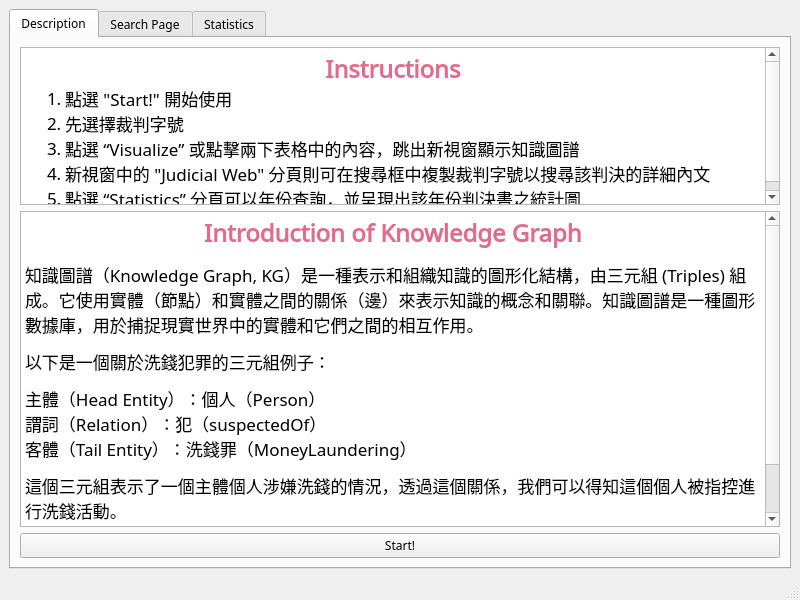
<?xml version="1.0" encoding="UTF-8"?>
<ui version="4.0">
 <class>MainWindow</class>
 <widget class="QMainWindow" name="MainWindow">
  <property name="geometry">
   <rect>
    <x>0</x>
    <y>0</y>
    <width>800</width>
    <height>600</height>
   </rect>
  </property>
  <property name="windowTitle">
   <string>MainWindow</string>
  </property>
  <widget class="QWidget" name="centralwidget">
   <layout class="QVBoxLayout" name="verticalLayout_8">
    <item>
     <widget class="QTabWidget" name="tabWidget">
      <property name="font">
       <font>
        <family>Noto Sans Hatran</family>
       </font>
      </property>
      <property name="currentIndex">
       <number>0</number>
      </property>
      <widget class="QWidget" name="tab">
       <attribute name="title">
        <string>Description</string>
       </attribute>
       <layout class="QHBoxLayout" name="horizontalLayout_9">
        <item>
         <layout class="QVBoxLayout" name="verticalLayout_5">
          <item>
           <layout class="QVBoxLayout" name="verticalLayout_4" stretch="2,4">
            <item>
             <widget class="QTextBrowser" name="textBrowser">
              <property name="font">
               <font>
                <family>Noto Sans Mahajani</family>
               </font>
              </property>
              <property name="styleSheet">
               <string notr="true"/>
              </property>
              <property name="html">
               <string>&lt;!DOCTYPE HTML PUBLIC &quot;-//W3C//DTD HTML 4.0//EN&quot; &quot;http://www.w3.org/TR/REC-html40/strict.dtd&quot;&gt;
&lt;html&gt;&lt;head&gt;&lt;meta name=&quot;qrichtext&quot; content=&quot;1&quot; /&gt;&lt;style type=&quot;text/css&quot;&gt;
p, li { white-space: pre-wrap; }
&lt;/style&gt;&lt;/head&gt;&lt;body style=&quot; font-family:'Noto Sans Mahajani'; font-size:13pt; font-weight:400; font-style:normal;&quot;&gt;
&lt;p align=&quot;center&quot; style=&quot; margin-top:0px; margin-bottom:0px; margin-left:0px; margin-right:0px; -qt-block-indent:0; text-indent:0px;&quot;&gt;&lt;span style=&quot; font-family:'.AppleSystemUIFont'; font-size:18pt; font-weight:600; color:#e16b8c;&quot;&gt;Instructions&lt;/span&gt;&lt;/p&gt;
&lt;ol style=&quot;margin-top: 0px; margin-bottom: 0px; margin-left: 0px; margin-right: 0px; -qt-list-indent: 1;&quot;&gt;&lt;li style=&quot; font-family:'.AppleSystemUIFont';&quot; style=&quot; margin-top:0px; margin-bottom:0px; margin-left:0px; margin-right:0px; -qt-block-indent:0; text-indent:0px;&quot;&gt;點選 &amp;quot;Start!&amp;quot; 開始使用&lt;/li&gt;
&lt;li style=&quot; font-family:'.AppleSystemUIFont';&quot; style=&quot; margin-top:0px; margin-bottom:0px; margin-left:0px; margin-right:0px; -qt-block-indent:0; text-indent:0px;&quot;&gt;先選擇裁判字號&lt;/li&gt;
&lt;li style=&quot; font-family:'.AppleSystemUIFont';&quot; style=&quot; margin-top:0px; margin-bottom:0px; margin-left:0px; margin-right:0px; -qt-block-indent:0; text-indent:0px;&quot;&gt;點選 “Visualize” 或點擊兩下表格中的內容，跳出新視窗顯示知識圖譜&lt;/li&gt;
&lt;li style=&quot; font-family:'.AppleSystemUIFont';&quot; style=&quot; margin-top:0px; margin-bottom:0px; margin-left:0px; margin-right:0px; -qt-block-indent:0; text-indent:0px;&quot;&gt;新視窗中的 &amp;quot;Judicial Web&amp;quot; 分頁則可在搜尋框中複製裁判字號以搜尋該判決的詳細內文&lt;/li&gt;
&lt;li style=&quot; font-family:'.AppleSystemUIFont';&quot; style=&quot; margin-top:0px; margin-bottom:12px; margin-left:0px; margin-right:0px; -qt-block-indent:0; text-indent:0px;&quot;&gt;點選 “Statistics” 分頁可以年份查詢，並呈現出該年份判決書之統計圖&lt;/li&gt;&lt;/ol&gt;&lt;/body&gt;&lt;/html&gt;</string>
              </property>
             </widget>
            </item>
            <item>
             <widget class="QTextBrowser" name="textBrowser_2">
              <property name="styleSheet">
               <string notr="true"/>
              </property>
              <property name="html">
               <string>&lt;!DOCTYPE HTML PUBLIC &quot;-//W3C//DTD HTML 4.0//EN&quot; &quot;http://www.w3.org/TR/REC-html40/strict.dtd&quot;&gt;
&lt;html&gt;&lt;head&gt;&lt;meta name=&quot;qrichtext&quot; content=&quot;1&quot; /&gt;&lt;style type=&quot;text/css&quot;&gt;
p, li { white-space: pre-wrap; }
&lt;/style&gt;&lt;/head&gt;&lt;body style=&quot; font-family:'Noto Sans Hatran'; font-size:13pt; font-weight:400; font-style:normal;&quot;&gt;
&lt;p align=&quot;center&quot; style=&quot; margin-top:14px; margin-bottom:12px; margin-left:0px; margin-right:0px; -qt-block-indent:0; text-indent:0px;&quot;&gt;&lt;span style=&quot; font-family:'.AppleSystemUIFont'; font-size:18pt; font-weight:600; color:#e16b8c;&quot;&gt;Introduction of Knowledge Graph&lt;/span&gt;&lt;/p&gt;
&lt;p style=&quot; margin-top:12px; margin-bottom:12px; margin-left:0px; margin-right:0px; -qt-block-indent:0; text-indent:0px;&quot;&gt;&lt;span style=&quot; font-family:'.AppleSystemUIFont';&quot;&gt;知識圖譜（Knowledge Graph, KG）是一種表示和組織知識的圖形化結構，由三元組 (Triples) 組成。它使用實體（節點）和實體之間的關係（邊）來表示知識的概念和關聯。知識圖譜是一種圖形數據庫，用於捕捉現實世界中的實體和它們之間的相互作用。&lt;/span&gt;&lt;/p&gt;
&lt;p style=&quot; margin-top:12px; margin-bottom:12px; margin-left:0px; margin-right:0px; -qt-block-indent:0; text-indent:0px;&quot;&gt;&lt;span style=&quot; font-family:'.AppleSystemUIFont';&quot;&gt;以下是一個關於洗錢犯罪的三元組例子：&lt;/span&gt;&lt;/p&gt;
&lt;p style=&quot; margin-top:12px; margin-bottom:12px; margin-left:0px; margin-right:0px; -qt-block-indent:0; text-indent:0px;&quot;&gt;&lt;span style=&quot; font-family:'.AppleSystemUIFont';&quot;&gt;主體（Head Entity）：個人（Person）&lt;br /&gt;謂詞（Relation）：犯（suspectedOf）&lt;br /&gt;客體（Tail Entity）：洗錢罪（MoneyLaundering）&lt;/span&gt;&lt;/p&gt;
&lt;p style=&quot; margin-top:12px; margin-bottom:12px; margin-left:0px; margin-right:0px; -qt-block-indent:0; text-indent:0px;&quot;&gt;&lt;span style=&quot; font-family:'.AppleSystemUIFont';&quot;&gt;這個三元組表示了一個主體個人涉嫌洗錢的情況，透過這個關係，我們可以得知這個個人被指控進行洗錢活動。&lt;/span&gt;&lt;/p&gt;
&lt;p style=&quot; margin-top:12px; margin-bottom:12px; margin-left:0px; margin-right:0px; -qt-block-indent:0; text-indent:0px;&quot;&gt;&lt;span style=&quot; font-family:'.AppleSystemUIFont';&quot;&gt;在實際的知識圖譜中，還可以添加更多的相關信息，如洗錢方法、涉案金額、相關法律條文等，以更全面地描述洗錢犯罪相關的知識。&lt;/span&gt;&lt;/p&gt;&lt;/body&gt;&lt;/html&gt;</string>
              </property>
             </widget>
            </item>
           </layout>
          </item>
          <item>
           <widget class="QPushButton" name="GoSearch_btn">
            <property name="text">
             <string>Start!</string>
            </property>
           </widget>
          </item>
         </layout>
        </item>
       </layout>
      </widget>
      <widget class="QWidget" name="tab_2">
       <attribute name="title">
        <string>Search Page</string>
       </attribute>
       <layout class="QVBoxLayout" name="verticalLayout_3">
        <item>
         <layout class="QVBoxLayout" name="verticalLayout">
          <item>
           <layout class="QHBoxLayout" name="horizontalLayout_7" stretch="3,1">
            <item>
             <layout class="QHBoxLayout" name="horizontalLayout" stretch="1,20">
              <item>
               <widget class="QLabel" name="label">
                <property name="text">
                 <string>裁判字號：</string>
                </property>
               </widget>
              </item>
              <item>
               <widget class="QComboBox" name="JID_combo">
                <property name="currentText">
                 <string/>
                </property>
               </widget>
              </item>
             </layout>
            </item>
            <item>
             <layout class="QHBoxLayout" name="horizontalLayout_6" stretch="1,1">
              <item>
               <widget class="QPushButton" name="search_btn">
                <property name="text">
                 <string>Visualize</string>
                </property>
               </widget>
              </item>
              <item>
               <widget class="QPushButton" name="exit_btn">
                <property name="text">
                 <string>Exit</string>
                </property>
               </widget>
              </item>
             </layout>
            </item>
           </layout>
          </item>
          <item>
           <layout class="QHBoxLayout" name="horizontalLayout_5" stretch="3,3">
            <item>
             <layout class="QHBoxLayout" name="horizontalLayout_4">
              <item>
               <widget class="QLabel" name="label_3">
                <property name="text">
                 <string>Count of Triple:</string>
                </property>
               </widget>
              </item>
              <item>
               <widget class="QLineEdit" name="lineEdit_total">
                <property name="readOnly">
                 <bool>true</bool>
                </property>
               </widget>
              </item>
             </layout>
            </item>
            <item>
             <layout class="QHBoxLayout" name="horizontalLayout_3" stretch="1,10">
              <item>
               <widget class="QLabel" name="label_2">
                <property name="text">
                 <string>Page:</string>
                </property>
               </widget>
              </item>
              <item>
               <widget class="QComboBox" name="comboBox_page"/>
              </item>
             </layout>
            </item>
           </layout>
          </item>
          <item>
           <widget class="QTableView" name="tableView"/>
          </item>
          <item>
           <layout class="QHBoxLayout" name="horizontalLayout_8">
            <item>
             <widget class="QPushButton" name="pushButton_first">
              <property name="text">
               <string/>
              </property>
              <property name="icon">
               <iconset>
                <normalon>icon/first.png</normalon>
               </iconset>
              </property>
             </widget>
            </item>
            <item>
             <widget class="QPushButton" name="pushButton_previous">
              <property name="text">
               <string/>
              </property>
              <property name="icon">
               <iconset>
                <normalon>icon/previous.png</normalon>
               </iconset>
              </property>
             </widget>
            </item>
            <item>
             <widget class="QPushButton" name="pushButton_next">
              <property name="text">
               <string/>
              </property>
              <property name="icon">
               <iconset>
                <normalon>icon/next.png</normalon>
               </iconset>
              </property>
             </widget>
            </item>
            <item>
             <widget class="QPushButton" name="pushButton_last">
              <property name="text">
               <string/>
              </property>
              <property name="icon">
               <iconset>
                <normalon>icon/last.png</normalon>
               </iconset>
              </property>
             </widget>
            </item>
           </layout>
          </item>
         </layout>
        </item>
       </layout>
      </widget>
      <widget class="QWidget" name="tab_3">
       <attribute name="title">
        <string>Statistics</string>
       </attribute>
       <layout class="QHBoxLayout" name="horizontalLayout_2">
        <item>
         <layout class="QVBoxLayout" name="verticalLayout_7" stretch="1,20,0">
          <item>
           <widget class="QGroupBox" name="groupBox">
            <property name="title">
             <string>GroupBox</string>
            </property>
            <layout class="QVBoxLayout" name="verticalLayout_9">
             <item>
              <layout class="QVBoxLayout" name="verticalLayout_6" stretch="0,0">
               <item>
                <widget class="QLabel" name="label_5">
                 <property name="text">
                  <string>Please select one Year to show the count of judgements by city/county.</string>
                 </property>
                </widget>
               </item>
               <item>
                <layout class="QHBoxLayout" name="horizontalLayout_10" stretch="5,1">
                 <item>
                  <layout class="QHBoxLayout" name="horizontalLayout_11" stretch="1,20">
                   <item>
                    <widget class="QLabel" name="label_4">
                     <property name="text">
                      <string>Year：</string>
                     </property>
                    </widget>
                   </item>
                   <item>
                    <widget class="QComboBox" name="year_combo">
                     <property name="toolTipDuration">
                      <number>30</number>
                     </property>
                     <property name="currentText">
                      <string>107</string>
                     </property>
                     <item>
                      <property name="text">
                       <string>107</string>
                      </property>
                     </item>
                     <item>
                      <property name="text">
                       <string>108</string>
                      </property>
                     </item>
                     <item>
                      <property name="text">
                       <string>109</string>
                      </property>
                     </item>
                     <item>
                      <property name="text">
                       <string>110</string>
                      </property>
                     </item>
                    </widget>
                   </item>
                  </layout>
                 </item>
                 <item>
                  <layout class="QHBoxLayout" name="horizontalLayout_12" stretch="0">
                   <item>
                    <widget class="QPushButton" name="exit_btn_2">
                     <property name="styleSheet">
                      <string notr="true"/>
                     </property>
                     <property name="text">
                      <string>Exit</string>
                     </property>
                    </widget>
                   </item>
                  </layout>
                 </item>
                </layout>
               </item>
              </layout>
             </item>
             <item>
              <spacer name="verticalSpacer">
               <property name="orientation">
                <enum>Qt::Vertical</enum>
               </property>
               <property name="sizeHint" stdset="0">
                <size>
                 <width>20</width>
                 <height>40</height>
                </size>
               </property>
              </spacer>
             </item>
            </layout>
           </widget>
          </item>
          <item>
           <layout class="QVBoxLayout" name="verticalLayout_2"/>
          </item>
          <item>
           <widget class="QPushButton" name="news_btn">
            <property name="text">
             <string>查看各法院新聞請按此</string>
            </property>
           </widget>
          </item>
         </layout>
        </item>
       </layout>
      </widget>
     </widget>
    </item>
   </layout>
  </widget>
  <widget class="QMenuBar" name="menubar">
   <property name="geometry">
    <rect>
     <x>0</x>
     <y>0</y>
     <width>800</width>
     <height>24</height>
    </rect>
   </property>
  </widget>
  <widget class="QStatusBar" name="statusbar"/>
 </widget>
 <resources/>
 <connections/>
</ui>
